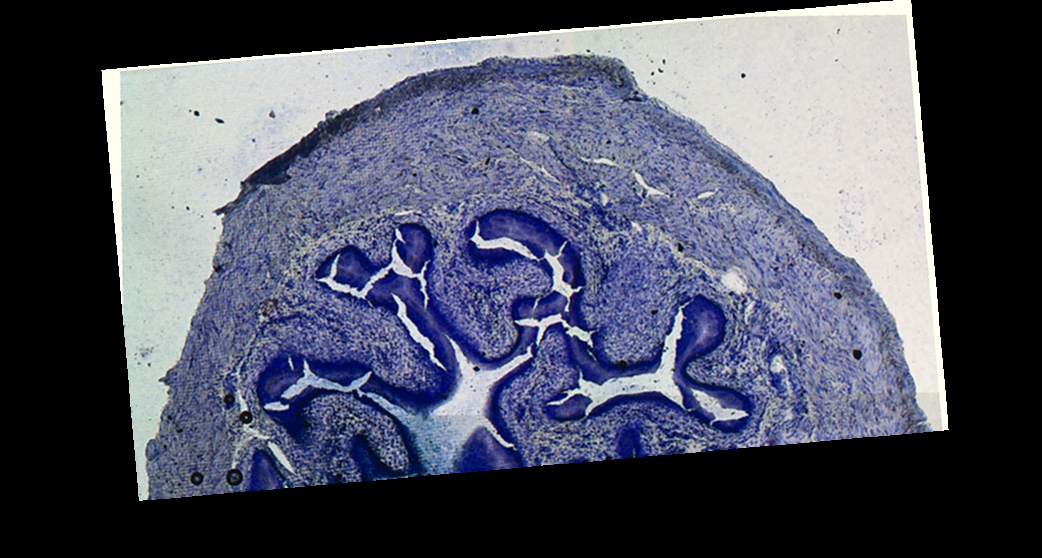
#> input picture data/Mouse_Urinary_Bladder_PXD001283/optical_image.png, 1042 x 558 px
$ jupyter execute --allow-errors advanced_example.ipynb   (shell and % lines are left out)
#> lines starting #> are read from the running program, lines starting #| are printed output that depends on the picture
### esmraldi/fusion.py
"""
Module for the joint statistical
analysis of images
"""

import esmraldi.imzmlio as imzmlio
import numpy as np
import cv2 as cv
import sklearn.metrics as metrics
from scipy import integrate
from sklearn.decomposition import PCA
from sklearn.decomposition import NMF
from sklearn.cluster import KMeans, AffinityPropagation
from sklearn.manifold import TSNE
import matplotlib.pyplot as plt
from sklearn.metrics.pairwise import cosine_similarity, cosine_distances
from sklearn.preprocessing import StandardScaler
from skimage.filters import threshold_multiotsu

# [39 lines left out: functions clustering_affinity, clustering_kmeans, not called in this run]

def flatten(image_maldi, is_spectral=False):
    """
    Preprocess for reduction : flattens
    a stack image with OpenCV

    Parameters
    ----------
    image_maldi: numpy.ndarray
        input image

    Returns
    ----------
    numpy.ndarray
        normalized image

    """
    shape = image_maldi.shape

    if is_spectral:
        flatten_first_dims = np.prod(shape[:-1])
        norm_img = np.zeros(shape=(flatten_first_dims, shape[-1]), dtype=image_maldi.dtype)
        for index in range(image_maldi.shape[-1]):
            norm_img[..., index] = image_maldi[..., index].flatten()
    else:
        flatten_first_dims = np.prod(shape)
        norm_img = np.zeros(shape=(flatten_first_dims, 1), dtype=image_maldi.dtype)
        norm_img[..., 0] = image_maldi.flatten()

    norm_img = norm_img.transpose()
    return norm_img


# [596 lines left out: functions pca, nmf, post_processing, weighted_distance, select_images, extract_ratio_images and 25 more, not called in this run]

### esmraldi/imzmlio.py
"""
Module for the input/output
of imzML files
Conversion to numpy array
"""
import pyimzml.ImzMLWriter as imzmlwriter
import pyimzml.ImzMLParser as imzmlparser
# import esmraldi.imzmlparsermmapped as imzmlparser
import numpy as np
import nibabel as nib
import os
import cv2 as cv
import warnings
import bisect
import matplotlib.pyplot as plt
import h5py

from skimage import exposure, img_as_ubyte

from esmraldi.sparsematrix import SparseMatrix
from esmraldi.utils import progress, factors, attempt_reshape
import esmraldi.spectraprocessing as sp
import time
import math
import tifffile
import SimpleITK as sitk

MAX_MAGNITUDE_ORDER = 6
MAX_NUMBER = int(1e6)

def open_imzml(filename, only_metadata=False):
    """
    Opens an imzML file

    Parameters
    ----------
    filename: string
        input file

    Returns
    ----------
    imzmlparser.ImzMLParser
        parser of file

    """
    with warnings.catch_warnings():
        warnings.simplefilter("ignore")
        ibd_file = None if only_metadata else imzmlparser.INFER_IBD_FROM_IMZML
        return imzmlparser.ImzMLParser(filename, ibd_file=ibd_file)


# [372 lines left out: functions write_imzml, normalize, sparse_coordinates, get_full_spectra_sparse, get_full_spectra_dense, get_full_spectra and 12 more, not called in this run]

### docs/user/advanced_example.ipynb
# Advanced example

This guide shows how to analyze real images jointly. It is recommended to start off with the [Quickstart Tutorial](quickstart.ipynb) before engaging in this example. The dataset consists of a MALDI and optical images of mouse urinary bladder. These are processed images from original images downloaded from PRIDE (dataset id [PXD001283](https://www.ebi.ac.uk/pride/archive/projects/PXD001283)).

The images are located in the ``data/Mouse_Urinary_Bladder_PXD001283/`` directory: ms_image_resized.imzML, optical_image.tiff.

We aim at finding the spatial correlations between the ion images in MALDI and the optical image.

## Data processing

The following section explains how the images were processed from the original images available from PRIDE. It is **not necessary to replicate these steps**, but they are detailed for reproducibility purposes. Jump straight to [Fusion workflow](#Fusion-workflow) if you wish to get started with this example.

The original MALDI image from PRIDE has different *m-z* values. First, all spectra are aligned on the same *m/z*-axis following the procedure described in the [Data](data.rst) section (parameters: *factor*=150, *level*=2, *nbpeaks*=1, *step*=0.02). Then, the images are resized using the ``examples/resize_imzml.py`` script with a 0.5 scale factor.

Peak selection and alignment are already done, thus there is **no need for further spectra processing**.

In essence, the following scripts were applied. First, we download the data from PRIDE:

```bash
cd data/Mouse_Urinary_Bladder_PXD001283/
python download.py
```

After completion (might take a while), the three following downloaded files should be located in the ``data/Mouse_Urinary_Bladder_PXD001283``: ms_image.imzML, ms_image.imzML, and optical_image.tiff.

Next, we align and resize the image:

```bash
cd ../../
python -m examples.same_mz_axis -i data/Mouse_Urinary_Bladder_PXD001283/ms_image.imzML -o data/Mouse_Urinary_Bladder_PXD001283/ms_image_aligned.imzML -f 150 -l 2 -n 1 -s 0.02
python -m examples.resize_imzml -i data/Mouse_Urinary_Bladder_PXD001283/ms_image_aligned.imzML -o data/Mouse_Urinary_Bladder_PXD001283/ms_image_resized.imzML -f 0.5
```

The optical image is transformed by a 5° counter-clockwise rotation followed by a +100 px translation on the *x*-axis and a scaling by a factor of 0.9.

## Fusion workflow

Let's import the necessary modules and define some utility functions:

[cell 1]

import sys, os
import matplotlib
import matplotlib.pyplot as plt
import numpy as np
import string
import SimpleITK as sitk

rootpath = "../../"
imagepath = "data/Mouse_Urinary_Bladder_PXD001283/"
sys.path.append(os.path.join(os.path.dirname(os.path.abspath("__file__")), rootpath))

def display_image(image):
    plt.axis("off")
    plt.imshow(image, cmap="gray")
    plt.show()

def display_images(*images):
    fig, ax = plt.subplots(1, len(images))
    for i in range(len(images)):
        ax[i].axis('off')
        ax[i].imshow(images[i], cmap="gray")
        ax[i].text(0.4, -0.2, "(" + string.ascii_lowercase[i] + ")", transform=ax[i].transAxes, size=18)
    plt.show()

### Input, Visualization

The data is available in the `data/Mouse_Urinary_Bladder_PXD001283` directory.
First, read the data and display the spectrum of a pixel:

[cell 2]
import esmraldi.imzmlio as io

#> (the rest of this cell did not finish here and is left out)

The variable `spectra` is a 3D numpy array, with 8711 pixels (67x130) and where each pixel is associated to a spectrum with 214 peaks. The peaks are already selected and aligned for this dataset.

Then, we display the image of the ion of *m/z* 741.7 +/- 0.25:

#> (a cell that did not finish here is left out)

Now, we read the optical image:

[cell 4]
from skimage import io as skio

optical_image = skio.imread(rootpath + imagepath + "optical_image.png", as_gray=True)
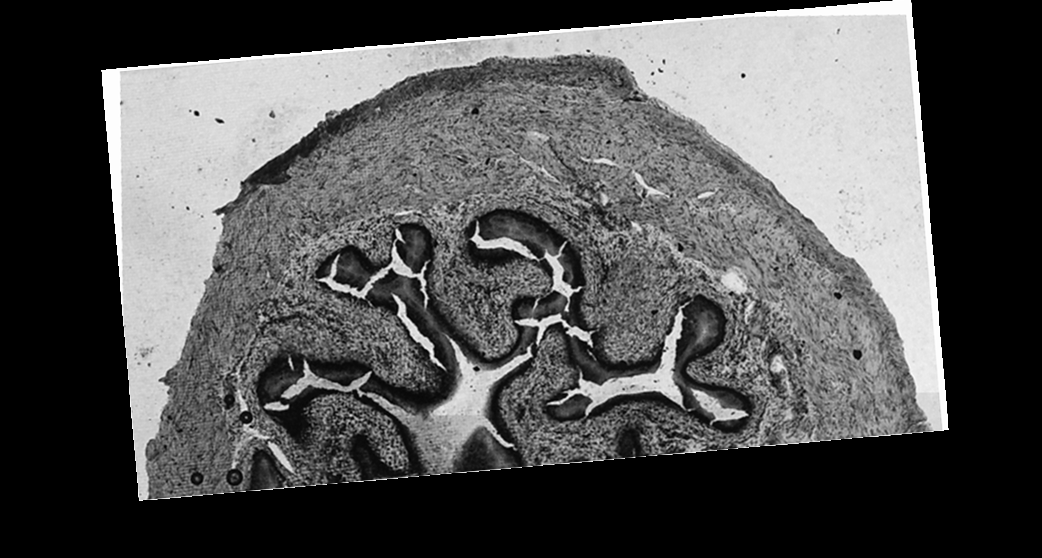
#> optical_image: shape (558, 1042) float64; min 0, max 1, mean 0.328
display_image(optical_image)

### Segmentation

Next, a representative image is extracted from the set of MALDI ion images. This is achieved by **region growing on a subset of relevant images**, i.e. non-noisy images.

[cell 5]
import esmraldi.segmentation as seg

#> (the rest of this cell did not finish here and is left out)

### Registration

At this stage, both shapes in the optical and MALDI  images can be matched. In our case, we register **the MALDI segmented image onto the optical image**.

[cell 6]
import esmraldi.registration as reg
import esmraldi.imageutils as utils

#> (the rest of this cell did not finish here and is left out)

(a&#8291;) Optical fixed image, (b) original MALDI segmented image and (c) registered MALDI image.

Finally, we apply the registration to the original MALDI image:

#> (a cell that did not finish here is left out)

### Joint statistical analysis

The final step of the workflow is to find the MALDI ion images whose distribution correlate with the optical image.

We use non-negative matrix factorization (NMF) to find spatial correlations.

We search for the 3 ion images which are closest to the optical image:

[cell 8]
import esmraldi.fusion as fusion

optical_flatten = fusion.flatten(optical_image).astype(np.float32)
